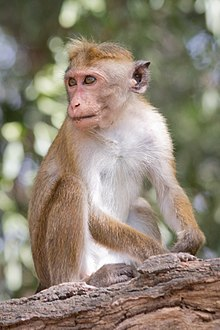
#> input picture Image processing/images/monkey.jpg, 220 x 330 px, found by its file name
$ python 'image processing using scikit-image.py'   (older library calls are emulated)
#> lines starting #> are read from the running program, lines starting #| are printed output that depends on the picture; long printed decimals are rounded
"""
#Image processing using Scipy
Scipy is a python library that is part of numpy stack.
It contains modules for linear algebra, FFT, signal processing and
image processing. Not designed for image processing but has a few tools
"""


from skimage import io

img = io.imread("monkey.jpg")
#> img is the input picture: shape (330, 220, 3); mean R, G, B 143.4, 132.2, 116.5
print(type(img))  # numpy array
#| <class 'numpy.ndarray'>

from skimage import io, img_as_ubyte
import matplotlib.pyplot as plt
import numpy as np
from scipy import ndimage

img = img_as_ubyte(io.imread("monkey.jpg", as_gray=True))
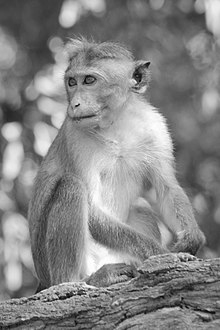
#> img: shape (330, 220); min 3, max 255, mean 133.4
# img_as_ubyte converts image to 8 bit unsigned int.


print(type(img))
#| <class 'numpy.ndarray'>
print(img.shape, img.dtype)
#| (330, 220) uint8
# plt.imshow(img)

# individual pixel values
print(img[0, 0])  # reports pixel value at 0,0. Remove img_as_ubyte and see the value.
#| 63
# also make as_grey=True and see the above values

# pixel values from a slice
print(img[10:15, 20:25])  # Values from a slice
#| [[69 70 72 73 74]
#|  [70 71 73 75 75]
#|  [71 72 75 76 75]
#|  [71 73 76 78 76]
#|  [72 74 77 79 77]]

mean_grey = img.mean()
#> mean_grey = 133.4
max_value = img.max()
#> max_value = 255
min_value = img.min()
#> min_value = 3
print(mean_grey, min_value, max_value)
#| 133.442 3 255
plt.imshow(img)

# geometric transformation
# flipped

flipped_img_LR = np.fliplr(img)
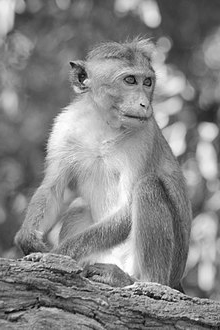
#> flipped_img_LR: shape (330, 220); min 3, max 255, mean 133.4
flipped_img_UD = np.flipud(img)
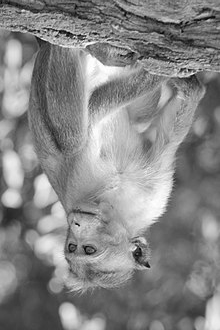
#> flipped_img_UD: shape (330, 220); min 3, max 255, mean 133.4

plt.subplot(2, 1, 1)
plt.imshow(img, cmap="Greys")
plt.subplot(2, 2, 3)
plt.imshow(flipped_img_LR, cmap="Blues")
plt.subplot(2, 2, 4)
plt.imshow(flipped_img_UD, cmap="hsv")


# Rotation
rotated_img = ndimage.rotate(img, 45)
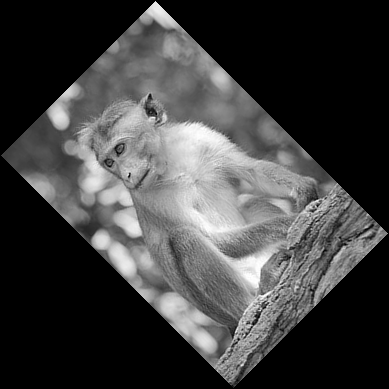
#> rotated_img: shape (389, 389); min 0, max 255, mean 63.4
plt.imshow(rotated_img)
rotated_img_noreshape = ndimage.rotate(img, 45, reshape=False)
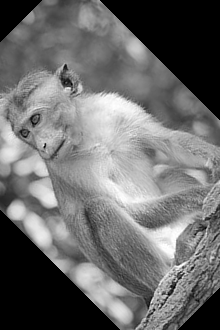
#> rotated_img_noreshape: shape (330, 220); min 0, max 255, mean 108.5
plt.imshow(rotated_img_noreshape)


# Filtering
# Local filters: replace the value of pixels by a function of the values of neighboring pixels.

from skimage import io, img_as_ubyte
import matplotlib.pyplot as plt
import numpy as np
from scipy import ndimage

#> (the run stopped early here; a loop or call above may not have finished)
